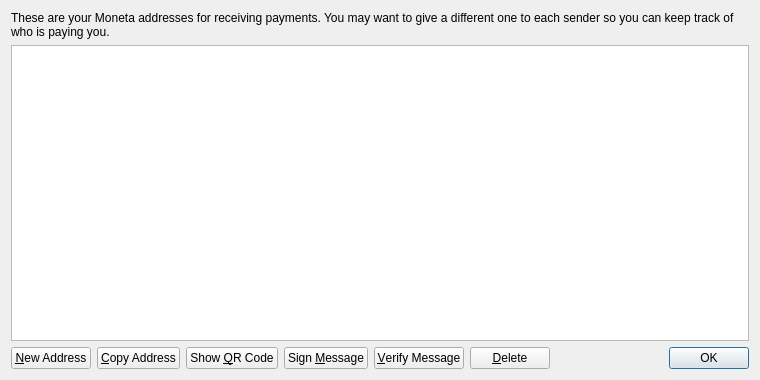
<?xml version="1.0" encoding="UTF-8"?>
<ui version="4.0">
 <class>AddressBookPage</class>
 <widget class="QWidget" name="AddressBookPage">
  <property name="geometry">
   <rect>
    <x>0</x>
    <y>0</y>
    <width>760</width>
    <height>380</height>
   </rect>
  </property>
  <property name="windowTitle">
   <string>Address Book</string>
  </property>
  <layout class="QVBoxLayout" name="verticalLayout">
   <item>
    <widget class="QLabel" name="labelExplanation">
     <property name="text">
      <string>These are your Moneta addresses for receiving payments. You may want to give a different one to each sender so you can keep track of who is paying you.</string>
     </property>
     <property name="textFormat">
      <enum>Qt::PlainText</enum>
     </property>
     <property name="wordWrap">
      <bool>true</bool>
     </property>
    </widget>
   </item>
   <item>
    <widget class="QTableView" name="tableView">
     <property name="contextMenuPolicy">
      <enum>Qt::CustomContextMenu</enum>
     </property>
     <property name="toolTip">
      <string>Double-click to edit address or label</string>
     </property>
     <property name="tabKeyNavigation">
      <bool>false</bool>
     </property>
     <property name="alternatingRowColors">
      <bool>true</bool>
     </property>
     <property name="selectionMode">
      <enum>QAbstractItemView::SingleSelection</enum>
     </property>
     <property name="selectionBehavior">
      <enum>QAbstractItemView::SelectRows</enum>
     </property>
     <property name="sortingEnabled">
      <bool>true</bool>
     </property>
     <attribute name="verticalHeaderVisible">
      <bool>false</bool>
     </attribute>
    </widget>
   </item>
   <item>
    <layout class="QHBoxLayout" name="horizontalLayout">
     <item>
      <widget class="QPushButton" name="newAddressButton">
       <property name="toolTip">
        <string>Create a new address</string>
       </property>
       <property name="text">
        <string>&amp;New Address</string>
       </property>
       <property name="icon">
        <iconset resource="../bitcoin.qrc">
         <normaloff>:/icons/add</normaloff>:/icons/add</iconset>
       </property>
      </widget>
     </item>
     <item>
      <widget class="QPushButton" name="copyToClipboard">
       <property name="toolTip">
        <string>Copy the currently selected address to the system clipboard</string>
       </property>
       <property name="text">
        <string>&amp;Copy Address</string>
       </property>
       <property name="icon">
        <iconset resource="../bitcoin.qrc">
         <normaloff>:/icons/editcopy</normaloff>:/icons/editcopy</iconset>
       </property>
      </widget>
     </item>
     <item>
      <widget class="QPushButton" name="showQRCode">
       <property name="text">
        <string>Show &amp;QR Code</string>
       </property>
       <property name="icon">
        <iconset resource="../bitcoin.qrc">
         <normaloff>:/icons/qrcode</normaloff>:/icons/qrcode</iconset>
       </property>
      </widget>
     </item>
     <item>
      <widget class="QPushButton" name="signMessage">
       <property name="toolTip">
        <string>Sign a message to prove you own a Moneta address</string>
       </property>
       <property name="text">
        <string>Sign &amp;Message</string>
       </property>
       <property name="icon">
        <iconset resource="../bitcoin.qrc">
         <normaloff>:/icons/edit</normaloff>:/icons/edit</iconset>
       </property>
      </widget>
     </item>
     <item>
      <widget class="QPushButton" name="verifyMessage">
       <property name="toolTip">
        <string>Verify a message to ensure it was signed with a specified Moneta address</string>
       </property>
       <property name="text">
        <string>&amp;Verify Message</string>
       </property>
       <property name="icon">
        <iconset resource="../bitcoin.qrc">
         <normaloff>:/icons/transaction_0</normaloff>:/icons/transaction_0</iconset>
       </property>
      </widget>
     </item>
     <item>
      <widget class="QPushButton" name="deleteButton">
       <property name="toolTip">
        <string>Delete the currently selected address from the list</string>
       </property>
       <property name="text">
        <string>&amp;Delete</string>
       </property>
       <property name="icon">
        <iconset resource="../bitcoin.qrc">
         <normaloff>:/icons/remove</normaloff>:/icons/remove</iconset>
       </property>
      </widget>
     </item>
     <item>
      <spacer name="horizontalSpacer">
       <property name="orientation">
        <enum>Qt::Horizontal</enum>
       </property>
       <property name="sizeHint" stdset="0">
        <size>
         <width>40</width>
         <height>20</height>
        </size>
       </property>
      </spacer>
     </item>
     <item>
      <widget class="QDialogButtonBox" name="buttonBox">
       <property name="sizePolicy">
        <sizepolicy hsizetype="Maximum" vsizetype="Fixed">
         <horstretch>0</horstretch>
         <verstretch>0</verstretch>
        </sizepolicy>
       </property>
       <property name="standardButtons">
        <set>QDialogButtonBox::Ok</set>
       </property>
      </widget>
     </item>
    </layout>
   </item>
  </layout>
 </widget>
 <resources>
  <include location="../bitcoin.qrc"/>
 </resources>
 <connections/>
</ui>
